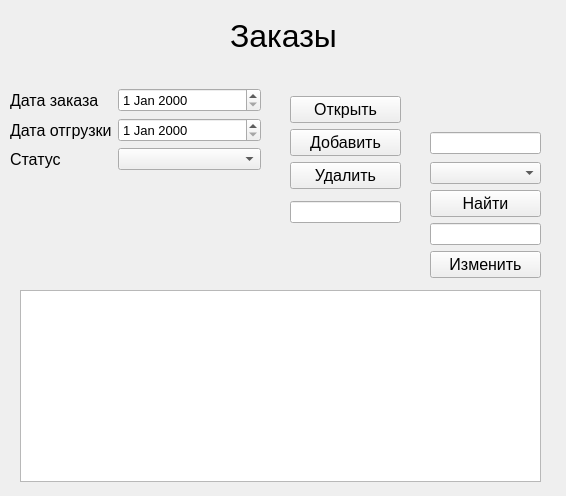
<?xml version="1.0" encoding="UTF-8"?>
<ui version="4.0">
 <class>Zakaz</class>
 <widget class="QWidget" name="Zakaz">
  <property name="geometry">
   <rect>
    <x>0</x>
    <y>0</y>
    <width>566</width>
    <height>496</height>
   </rect>
  </property>
  <property name="windowTitle">
   <string>Form</string>
  </property>
  <widget class="QLabel" name="label_4">
   <property name="geometry">
    <rect>
     <x>230</x>
     <y>0</y>
     <width>121</width>
     <height>71</height>
    </rect>
   </property>
   <property name="font">
    <font>
     <pointsize>24</pointsize>
    </font>
   </property>
   <property name="text">
    <string>Заказы</string>
   </property>
  </widget>
  <widget class="QWidget" name="layoutWidget">
   <property name="geometry">
    <rect>
     <x>10</x>
     <y>88</y>
     <width>251</width>
     <height>161</height>
    </rect>
   </property>
   <layout class="QFormLayout" name="formLayout">
    <item row="0" column="0">
     <widget class="QLabel" name="label">
      <property name="font">
       <font>
        <pointsize>12</pointsize>
       </font>
      </property>
      <property name="text">
       <string>Дата заказа</string>
      </property>
     </widget>
    </item>
    <item row="0" column="1">
     <widget class="QDateEdit" name="deZakaz">
      <property name="font">
       <font>
        <pointsize>10</pointsize>
       </font>
      </property>
     </widget>
    </item>
    <item row="1" column="0">
     <widget class="QLabel" name="label_2">
      <property name="font">
       <font>
        <pointsize>12</pointsize>
       </font>
      </property>
      <property name="text">
       <string>Дата отгрузки</string>
      </property>
     </widget>
    </item>
    <item row="1" column="1">
     <widget class="QDateEdit" name="deOtgryzka">
      <property name="font">
       <font>
        <pointsize>10</pointsize>
       </font>
      </property>
     </widget>
    </item>
    <item row="2" column="0">
     <widget class="QLabel" name="label_3">
      <property name="font">
       <font>
        <pointsize>12</pointsize>
       </font>
      </property>
      <property name="text">
       <string>Статус</string>
      </property>
     </widget>
    </item>
    <item row="2" column="1">
     <widget class="QComboBox" name="cbStatys"/>
    </item>
   </layout>
  </widget>
  <widget class="QWidget" name="layoutWidget_2">
   <property name="geometry">
    <rect>
     <x>290</x>
     <y>90</y>
     <width>111</width>
     <height>141</height>
    </rect>
   </property>
   <layout class="QVBoxLayout" name="verticalLayout_3">
    <item>
     <layout class="QVBoxLayout" name="verticalLayout">
      <item>
       <widget class="QPushButton" name="pbOpen">
        <property name="font">
         <font>
          <pointsize>12</pointsize>
         </font>
        </property>
        <property name="text">
         <string>Открыть</string>
        </property>
       </widget>
      </item>
      <item>
       <widget class="QPushButton" name="pbAdd">
        <property name="font">
         <font>
          <pointsize>12</pointsize>
         </font>
        </property>
        <property name="text">
         <string>Добавить</string>
        </property>
       </widget>
      </item>
      <item>
       <widget class="QPushButton" name="pbDelet">
        <property name="font">
         <font>
          <pointsize>12</pointsize>
         </font>
        </property>
        <property name="text">
         <string>Удалить</string>
        </property>
       </widget>
      </item>
     </layout>
    </item>
    <item>
     <widget class="QLineEdit" name="lineID">
      <property name="font">
       <font>
        <pointsize>8</pointsize>
       </font>
      </property>
      <property name="whatsThis">
       <string>&lt;html&gt;&lt;head/&gt;&lt;body&gt;&lt;p&gt;fnnnnn&lt;/p&gt;&lt;/body&gt;&lt;/html&gt;</string>
      </property>
      <property name="styleSheet">
       <string notr="true">color: rgb(143, 143, 143);</string>
      </property>
      <property name="text">
       <string/>
      </property>
     </widget>
    </item>
   </layout>
  </widget>
  <widget class="QWidget" name="layoutWidget_3">
   <property name="geometry">
    <rect>
     <x>430</x>
     <y>130</y>
     <width>111</width>
     <height>152</height>
    </rect>
   </property>
   <layout class="QVBoxLayout" name="verticalLayout_4">
    <item>
     <widget class="QLineEdit" name="lineFind"/>
    </item>
    <item>
     <layout class="QVBoxLayout" name="verticalLayout_2">
      <item>
       <widget class="QComboBox" name="cbFind"/>
      </item>
      <item>
       <widget class="QPushButton" name="pbFind">
        <property name="font">
         <font>
          <pointsize>12</pointsize>
         </font>
        </property>
        <property name="text">
         <string>Найти</string>
        </property>
       </widget>
      </item>
      <item>
       <widget class="QLineEdit" name="lineChange">
        <property name="font">
         <font>
          <family>MS Shell Dlg 2</family>
          <pointsize>7</pointsize>
          <weight>50</weight>
          <italic>false</italic>
          <bold>false</bold>
         </font>
        </property>
        <property name="whatsThis">
         <string>&lt;html&gt;&lt;head/&gt;&lt;body&gt;&lt;p&gt;fnnnnn&lt;/p&gt;&lt;/body&gt;&lt;/html&gt;</string>
        </property>
        <property name="styleSheet">
         <string notr="true">color: rgb(143, 143, 143);
font: 8pt &quot;MS Shell Dlg 2&quot;;
font: 8pt &quot;MS Shell Dlg 2&quot;;
font: 7pt &quot;MS Shell Dlg 2&quot;;</string>
        </property>
        <property name="text">
         <string/>
        </property>
       </widget>
      </item>
      <item>
       <widget class="QPushButton" name="pdChange">
        <property name="font">
         <font>
          <pointsize>12</pointsize>
         </font>
        </property>
        <property name="text">
         <string>Изменить</string>
        </property>
       </widget>
      </item>
     </layout>
    </item>
   </layout>
  </widget>
  <widget class="QTableWidget" name="twZakazi">
   <property name="geometry">
    <rect>
     <x>20</x>
     <y>290</y>
     <width>521</width>
     <height>192</height>
    </rect>
   </property>
  </widget>
 </widget>
 <resources/>
 <connections/>
</ui>
